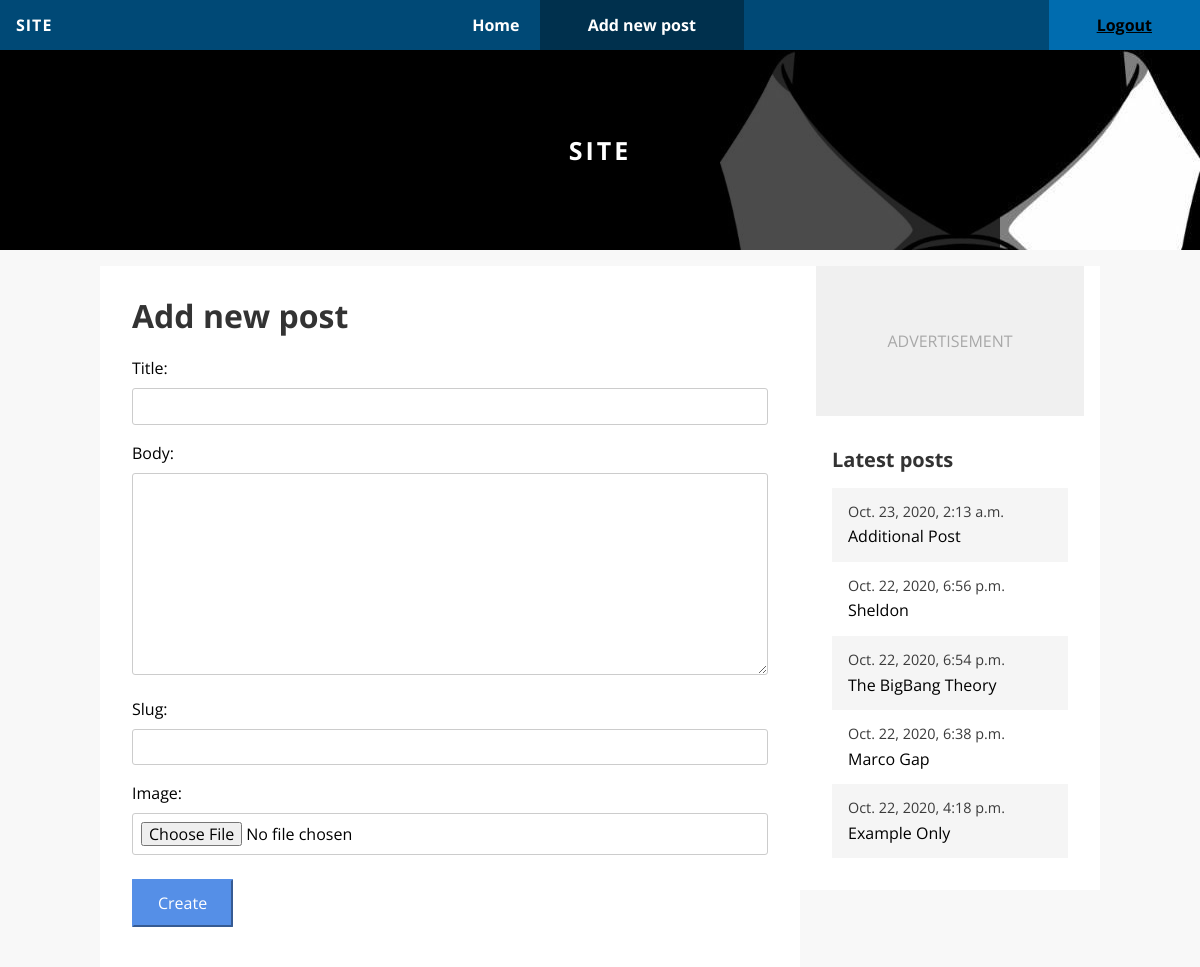
Screenshot of /blog/create/ (signed in) with the database file from the repository.
### blog/models.py (models this page shows, shortened)
class Post(models.Model):
	title	= models.CharField(default='', max_length=255)
	body	= models.TextField(default='', blank=True)
	slug 	= models.SlugField(default='',
								blank = True,
								max_length = 255)
	date	= models.DateTimeField(auto_now_add = True,
									null = True)
	updated	= models.DateTimeField(auto_now = True,
									null = True)
	author	= models.ForeignKey(User,
								null = True,
								blank = True,
								on_delete = models.CASCADE)
	tags 	= TaggableManager()
	image 	= models.ImageField(default='',
								blank=True,
								upload_to='images')
	image_thumbnail	= ImageSpecField(source='image',
									processors=[ResizeToFill(700, 150)],
									format='JPEG',
									options={'quality': 60
									})
	test_field = models.TextField(default='',
									blank=True)
	def get_absolute_url(self):
		return reverse('blog:detail',
						args = [str(self.slug)])

### blog/views.py (the view)
# urls.py: path('create/', views.create, name = 'create'),
@permission_required('blog.add_post', raise_exception=True)
def create(request):
	if request.method == 'POST':
		form = PostForm(request.POST,
						request.FILES)
		if form.is_valid():
			post = form.save(commit = False)
			post.author = request.user
			post.save()
			return redirect('home')
	else:
		form = PostForm()
	return render(request, 'blog/create.html',
					{'section' : 'blog_create',
					 'form' : form,
					 })

### blog/forms.py
class PostForm(ModelForm):
	class Meta:
		model = Post
		fields = [
			'title',
			'body',
			'slug',
			'tags',
			'image',
		]

### blog/context_processors.py (called while the page is built)
def latest_posts(request):
	posts = Post.objects.filter().order_by('-date')[:5]
	return {'latest_posts': posts}

### templates/blog/create.html (shortened to what this page needs)
{% extends 'base.html' %}
{% block title %} <h1> Add new post </h1> {% endblock %}
{% block content %}
	<form action = "{% url 'blog:create' %}"
			method = "post"
			enctype="multipart/form-data">
		{{ form.as_p }}
		<button class = "button" type = "submit"> Create </button>
	</form>
{% endblock %}

### templates/blog/_post_list.html
<div class="post-list">
	<h2 class="post-list-heading">{{ heading }}</h2>
	{% for post in latest_posts %}
		<a href="{{ post.get_absolute_url }}"
			class="post-list-link {% cycle 'odd' 'even' %}">
			<div class="post-list-date">{{ post.date }}</div>
			<div class="post-list-title">{{ post.title|truncatechars:20 }}</div>
		</a>
	{% endfor %}
</div>

### static/css/base.css (style rules this page uses)
html { line-height:1.15;-webkit-text-size-adjust:100% }
body { margin:0 }
h1 { font-size:2em;margin:0.67em 0 }
a { background-color:transparent }
button,input,optgroup,select,textarea { font-family:inherit;font-size:100%;line-height:1.15;margin:0 }
button,input { overflow:visible }
button,select { text-transform:none }
button,[type="button"],[type="reset"],[type="submit"] { -webkit-appearance:button }
textarea { overflow:auto }
* { box-sizing:border-box }
body { font-family:'Open Sans', sans-serif;padding-top:50px;background-color:#f8f8f8 }
html { overflow-y:scroll }
a { color:#000 }
p { line-height:1.5em }
h1,h2 { color:#333;margin-top:0 }
.button,button[type="submit"],input[type="submit"] { background-color:#558FE7;border-color:#558FE7;border-radius:1px;padding:0.8em 1.5em;color:#fff;display:inline-block;margin:0.5em 0.5em 0.5em 0;text-decoration:none;width:auto }
.post-list { background-color:#fff;padding:1em }
.post-list-heading { font-size:20px;margin-top:0 }
.post-list-link { padding:1em;display:block;text-decoration:none }
.post-list-date { color:#3B3B3B;margin-bottom:0.5em;font-size:0.9em }
.post-list .odd { background-color:#F5F5F5 }
form label { display:block;margin-bottom:0.5em }
form input,form textarea { width:100%;padding:0.5em;border-radius:3px;border:1px solid #ccc }

### rows the page displays
Post: date "Oct. 23, 2020, 2:13 a.m.", title "Additional Post"
Post: date "Oct. 22, 2020, 6:56 p.m.", title "Sheldon"
Post: date "Oct. 22, 2020, 6:54 p.m.", title "The BigBang Theory"
Post: date "Oct. 22, 2020, 6:38 p.m.", title "Marco Gap"
Post: date "Oct. 22, 2020, 4:18 p.m.", title "Example Only"

### other values shown
{{ heading }} "Latest posts"
